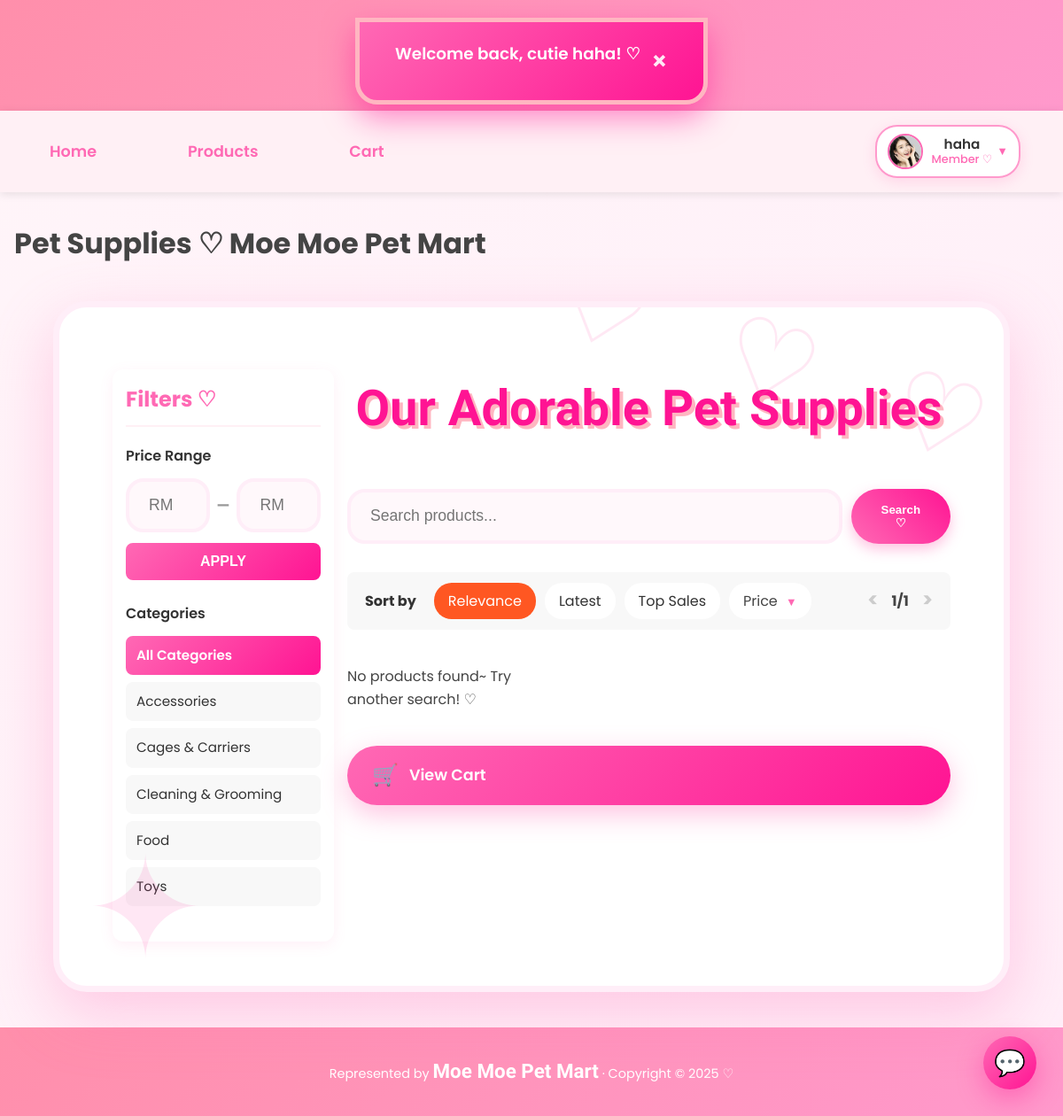
The app's page /member/products.php (signed in) with its own data.
### tables this page shows
CREATE TABLE `users` (
  `id` int(11) NOT NULL,
  `username` varchar(50) NOT NULL,
  `email` varchar(100) NOT NULL,
  `phone` varchar(20) NOT NULL,
  `home_address` varchar(255) NOT NULL,
  `password` varchar(255) NOT NULL,
  `reset_token` varchar(255) DEFAULT NULL,
  `reset_token_expiry` datetime DEFAULT NULL,
  `role` enum('member','admin') NOT NULL DEFAULT 'member',
  `created_at` datetime DEFAULT current_timestamp(),
  `profile_pic` varchar(255) DEFAULT NULL,
  `locked` tinyint(1) DEFAULT 0,
  `lock_reason` varchar(255) DEFAULT NULL,
  `locked_at` datetime DEFAULT NULL
);

CREATE TABLE `category` (
  `category_id` int(11) NOT NULL,
  `category_code` varchar(10) NOT NULL,
  `category_name` varchar(100) NOT NULL,
  `description` text DEFAULT NULL,
  `created_at` datetime DEFAULT current_timestamp()
);

### _base.php (called while the page is built, shortened)
<?php
function get($key, $value = null) {
    $value = $_GET[$key] ?? $value;
    return is_array($value) ? array_map('trim', $value) : trim($value);
}
function temp($key, $value = null) {
    if ($value !== null) {
        $_SESSION["temp_$key"] = $value;
    }
    else {
        $value = $_SESSION["temp_$key"] ?? null;
        return $value;
    }
}
function is_login() {
    return isset($_SESSION['user']) && !empty($_SESSION['user']);
}
function username() {
    return $_SESSION['user'] ?? null;
}
function user_role() {
    return $_SESSION['role'] ?? null;
}
function current_user() {
    global $_db;
    $stm = $_db->prepare("SELECT * FROM users WHERE username = ?");
    $stm->execute([username()]);
    return $stm->fetch();
}
function encode($value) {
    return htmlentities($value);
}
?>

### member/products.php (the view, shortened to what this page needs)
<?php
require '../_base.php';
$_title = 'Pet Supplies ♡ Moe Moe Pet Mart';
$search = trim(get('search', ''));
$category = get('category', '');
$price_min = get('price_min', '');
$price_max = get('price_max', '');
$page = max(1, (int)get('page', 1));
$per_page = 9;
$offset = ($page - 1) * $per_page;
$sort = get('sort', 'relevance');
$order_by = 'p.product_name ASC';
$sales_join = '';
$where_conditions = ['p.is_active = 1'];
$where_clause = 'WHERE ' . implode(' AND ', $where_conditions);
$sql_count = "
    SELECT COUNT(*)
    FROM product p
    JOIN category c ON p.category_id = c.category_id
    $sales_join
    $where_clause
";
$stm_count = $_db->prepare($sql_count);
$stm_count->execute();
$total = $stm_count->fetchColumn();
$total_pages = max(1, ceil($total / $per_page));
$sql = "
    SELECT p.*, c.category_name
    FROM product p
    JOIN category c ON p.category_id = c.category_id
    $sales_join
    $where_clause
    ORDER BY $order_by
    LIMIT $offset, $per_page
";
$stm = $_db->prepare($sql);
$stm->execute();
$products = $stm->fetchAll();
$stm_cat = $_db->query("SELECT category_id, category_name FROM category ORDER BY category_name");
$categories = $stm_cat->fetchAll();
include '../_head.php';
?>
<div class="container">
    <div class="products-layout">
        <aside class="filter-sidebar">
            <h3>Filters ♡</h3>
            <div class="filter-section">
                <h4>Price Range</h4>
                <form method="get" class="price-filter-form">
                    <div class="price-inputs">
                        <input type="number"
                               name="price_min"
                               placeholder="RM MIN"
                               value="<?= encode($price_min) ?>"
                               min="0"
                               step="0.01"
                               class="price-input">
                        <span class="price-separator">—</span>
                        <input type="number"
                               name="price_max"
                               placeholder="RM MAX"
                               value="<?= encode($price_max) ?>"
                               min="0"
                               step="0.01"
                               class="price-input">
                    </div>
                    <button type="submit" class="btn-apply-price">APPLY</button>
                </form>
            </div>
            <div class="filter-section">
                <h4>Categories</h4>
                <div class="category-list">
                    <a href="?sort=<?= $sort ?>&page=1&search=<?= urlencode($search) ?>&price_min=<?= $price_min ?>&price_max=<?= $price_max ?>"
                       class="category-item <?= $category === '' ? 'active' : '' ?>">
                        All Categories
                    </a>
                    <?php foreach ($categories as $cat): ?>
                        <a href="?category=<?= $cat->category_id ?>&sort=<?= $sort ?>&page=1&search=<?= urlencode($search) ?>&price_min=<?= $price_min ?>&price_max=<?= $price_max ?>"
                           class="category-item <?= $category == $cat->category_id ? 'active' : '' ?>">
                            <?= encode($cat->category_name) ?>
                        </a>
                    <?php endforeach; ?>
                </div>
            </div>
        </aside>
        <div class="products-main">
            <h2>Our Adorable Pet Supplies </h2>
            <form method="get" class="search-form">
                <input type="text" name="search" placeholder="Search products..." value="<?= encode($search) ?>">
                <button type="submit">Search ♡</button>
            </form>
    <div class="sort-bar">
        <span>Sort by</span>
        <a href="?category=<?= $category ?>&sort=relevance&page=1&search=<?= urlencode($search) ?>&price_min=<?= $price_min ?>&price_max=<?= $price_max ?>" class="<?= $sort === 'relevance' || $sort === '' ? 'active' : '' ?>">Relevance</a>
        <a href="?category=<?= $category ?>&sort=latest&page=1&search=<?= urlencode($search) ?>&price_min=<?= $price_min ?>&price_max=<?= $price_max ?>" class="<?= $sort === 'latest' ? 'active' : '' ?>">Latest</a>
        <a href="?category=<?= $category ?>&sort=top_sales&page=1&search=<?= urlencode($search) ?>&price_min=<?= $price_min ?>&price_max=<?= $price_max ?>" class="<?= $sort === 'top_sales' ? 'active' : '' ?>">Top Sales</a>
        <div class="price-sort <?= in_array($sort, ['price_low', 'price_high']) ? 'active' : '' ?>">
            <?php
            if ($sort === 'price_low') echo 'Price: Low to High';
            elseif ($sort === 'price_high') echo 'Price: High to Low';
            else echo 'Price';
            ?>
            <span class="dropdown-arrow">▼</span>
        </div>
        <div class="page-info">
            <?php if ($page > 1): ?>
                <a href="?page=<?= $page-1 ?>&category=<?= $category ?>&sort=<?= $sort ?>&search=<?= urlencode($search) ?>&price_min=<?= $price_min ?>&price_max=<?= $price_max ?>" class="page-arrow">&lt;</a>
            <?php else: ?>
                <span class="page-arrow disabled">&lt;</span>
            <?php endif; ?>
            <?= $page ?>/<?= $total_pages ?>
            <?php if ($page < $total_pages): ?>
                <a href="?page=<?= $page+1 ?>&category=<?= $category ?>&sort=<?= $sort ?>&search=<?= urlencode($search) ?>&price_min=<?= $price_min ?>&price_max=<?= $price_max ?>" class="page-arrow">&gt;</a>
            <?php else: ?>
                <span class="page-arrow disabled">&gt;</span>
            <?php endif; ?>
        </div>
    </div>
    <div class="product-grid">
        <?php if (empty($products)): ?>
            <p>No products found~ Try another search! ♡</p>
        <?php endif; ?>
    </div>
    <?php
    $cart_items = 0;
    if (isset($_SESSION['cart']) && is_array($_SESSION['cart'])) {
        $cart_items = array_sum(array_column($_SESSION['cart'], 'qty'));
    }
    $cart_text = $cart_items > 0 ? "View Cart ($cart_items items)" : "View Cart";
    ?>
    <div class="cart-floating-btn">
        <a href="cart.php" class="moe-cart-btn">
            <span class="cart-icon">🛒</span>
            <span class="cart-text"><?= $cart_text ?></span>
        </a>
    </div>
</div>
<?php include '../_foot.php'; ?>

### _head.php (shortened to what this page needs)
<?php
    require_once '_base.php';
?>
<!DOCTYPE html>
<html lang="en">
<head>
    <link rel="stylesheet" href="/css/app.css">
    <link rel="stylesheet" href="https://unpkg.com/dropzone@5/dist/min/dropzone.min.css">
</head>
<body data-flash="<?= encode(temp('info')) ?>">
    <div id="moe-flash"></div>
    <header>
        <h1><a href="/">MoeMoepet Mart</a></h1>
    </header>
    <nav>
    <div class="nav-left">
    <a href="/">Home</a>
    <a href="/member/products.php">Products</a>
    <a href="/member/cart.php" class="cart-link">
        Cart
    </a>
    </div>
    <div class="nav-right">
        <?php if (is_login()):
            $user = current_user();
            $displayName = encode(username());
            $roleText    = user_role() === 'admin' ? 'Admin ♛' : 'Member ♡';
            $avatar = !empty($user->profile_pic) ? '/' . $user->profile_pic : '/images/default-avatar.png';
        ?>
            <div class="user-menu">
                <div class="user-info" tabindex="0">
                    <img src="<?= $avatar ?>" alt="<?= $displayName ?>" class="user-avatar">
                    <div class="user-details">
                        <div class="user-name"><?= $displayName ?></div>
                        <div class="user-role"><?= $roleText ?></div>
                    </div>
                    <span class="dropdown-arrow">▼</span>
                </div>
            </div>
        <?php else: ?>
            <a href="/login.php" class="btn-login">Login</a>
        <?php endif; ?>
    </div>
</nav>
    <main>
        <h1><?= $_title ?? 'Untitled' ?></h1>

### member/products.php (style rules this page uses)
.products-layout { display: flex; gap: 15px; margin-top: 20px; }
.filter-sidebar { width: 250px; background: white; padding: 15px; border-radius: 12px; box-shadow: 0 4px 15px rgba(255,105,180,0.1); height: fit-content; position: sticky; top: 20px; }
.filter-sidebar h3 { color: #ff69b4; font-size: 1.5rem; margin-bottom: 20px; padding-bottom: 10px; border-bottom: 2px solid #fff0f5; }
.filter-section { margin-bottom: 25px; }
.filter-section h4 { color: #333; font-size: 1rem; margin-bottom: 12px; font-weight: 600; }
.price-filter-form { display: flex; flex-direction: column; gap: 12px; }
.price-inputs { display: flex; align-items: center; gap: 8px; }
.price-input { flex: 1; padding: 10px; border: 2px solid #e0e0e0; border-radius: 8px; font-size: 0.9rem; transition: all 0.3s; }
.price-separator { color: #999; font-weight: bold; }
.btn-apply-price { background: linear-gradient(135deg, #ff69b4, #ff1493); color: white; border: none; padding: 12px; border-radius: 8px; font-weight: bold; cursor: pointer; transition: all 0.3s; font-size: 1rem; }
.category-list { display: flex; flex-direction: column; gap: 8px; }
.category-item { padding: 10px 12px; background: #f8f8f8; border-radius: 8px; text-decoration: none; color: #333; transition: all 0.3s; font-size: 0.95rem; }
.category-item.active { background: linear-gradient(135deg, #ff69b4, #ff1493); color: white; font-weight: 600; }
.products-main { flex: 1; }
.sort-bar { background: #f8f8f8; padding: 12px 20px; margin: 20px 0; border-radius: 8px; display: flex; align-items: center; flex-wrap: wrap; gap: 10px; font-size: 1rem; }
.sort-bar > span { font-weight: bold; margin-right: 10px; color: #333; }
.sort-bar a { padding: 8px 16px; border-radius: 20px; text-decoration: none; color: #333; background: white; transition: all 0.3s; }
.sort-bar a.active { background: #ff5722; color: white; }
.category-filter, .price-sort { position: relative; padding: 8px 16px; border-radius: 20px; background: white; cursor: pointer; user-select: none; }
.dropdown-arrow { font-size: 0.8em; margin-left: 5px; }
.page-info { margin-left: auto; display: flex; align-items: center; gap: 15px; font-weight: bold; }
.page-arrow { font-size: 1.4rem; color: #ff5722; text-decoration: none; }
.page-arrow.disabled { color: #ccc; pointer-events: none; }

### records on screen
users: profile_pic (picture)
category: category_name "Accessories"
category: category_name "Cages & Carriers"
category: category_name "Cleaning & Grooming"
category: category_name "Food"
category: category_name "Toys"

### other values on screen
$displayName "haha"
$roleText "Member ♡"
$_title "Pet Supplies ♡ Moe Moe Pet Mart"
$page "1"
$total_pages "1"
$cart_text "View Cart"
